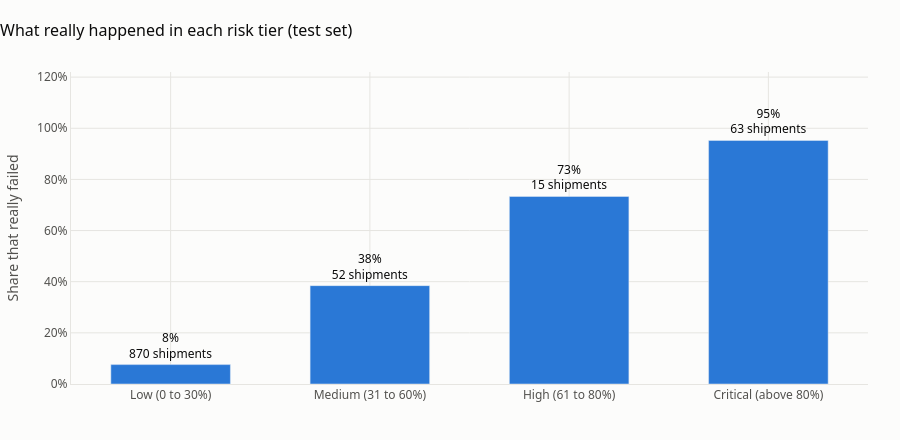

The code cell stored with this chart in its notebook:
### Markdown cell above
## 5. Risk tiers and the rule of thumb, on the test set

Two checks from notebook 04 are repeated here on shipments the model has never seen.

**Do the tiers still mean what they say?**

### Code cell
tier = pd.cut(p_test, bins=TIER_EDGES, labels=TIER_NAMES, right=False)
tiers = pd.DataFrame({"failed": truth}).groupby(tier, observed=False).agg(
    shipments=("failed", "size"), failed=("failed", "sum"), failure_rate=("failed", "mean"))
tiers["share_of_all_failures"] = tiers["failed"] / tiers["failed"].sum()

fig = go.Figure(go.Bar(
    x=tiers.index.astype(str), y=tiers["failure_rate"], marker_color=BLUE,
    text=[f"{r:.0%}<br>{n:,} shipments" for r, n in zip(tiers["failure_rate"], tiers["shipments"])],
    textposition="outside", textfont=dict(color=INK), cliponaxis=False,
    hovertemplate="%{x}<br>Really failed: %{y:.1%}<extra></extra>",
))
fig.update_yaxes(title_text="Share that really failed", tickformat=".0%", range=[0, 1.22])
style(fig, "What really happened in each risk tier (test set)", height=440)
fig.update_layout(bargap=0.4)
fig.show()

tiers.style.format({"failure_rate": "{:.1%}", "share_of_all_failures": "{:.1%}"})

### Figure 1 — Plotly figure (JSON) as saved in the notebook; plotly's stock layout.template omitted (floating-point values rounded to 4 significant figures)
{"data": [{"cliponaxis": false, "hovertemplate": "%{x}<br>Really failed: %{y:.1%}<extra></extra>", "marker": {"color": "#2a78d6"}, "text": ["8%<br>870 shipments", "38%<br>52 shipments", "73%<br>15 shipments", "95%<br>63 shipments"], "textfont": {"color": "#0b0b0b"}, "textposition": "outside", "type": "bar", "x": ["Low (0 to 30%)", "Medium (31 to 60%)", "High (61 to 80%)", "Critical (above 80%)"], "y": [0.07586, 0.3846, 0.7333, 0.9524]}], "layout": {"bargap": 0.4, "font": {"color": "#52514e", "family": "Segoe UI, Arial, sans-serif", "size": 12}, "height": 440, "hoverlabel": {"bgcolor": "white", "font": {"color": "#0b0b0b"}}, "margin": {"b": 56, "l": 64, "r": 32, "t": 72}, "paper_bgcolor": "#fcfcfb", "plot_bgcolor": "#fcfcfb", "title": {"font": {"color": "#0b0b0b", "size": 16}, "text": "What really happened in each risk tier (test set)", "x": 0, "xanchor": "left"}, "xaxis": {"gridcolor": "#e6e5e1", "linecolor": "#e6e5e1", "zeroline": false}, "yaxis": {"gridcolor": "#e6e5e1", "linecolor": "#e6e5e1", "range": [0, 1.22], "tickformat": ".0%", "title": {"text": "Share that really failed"}, "zeroline": false}}}
